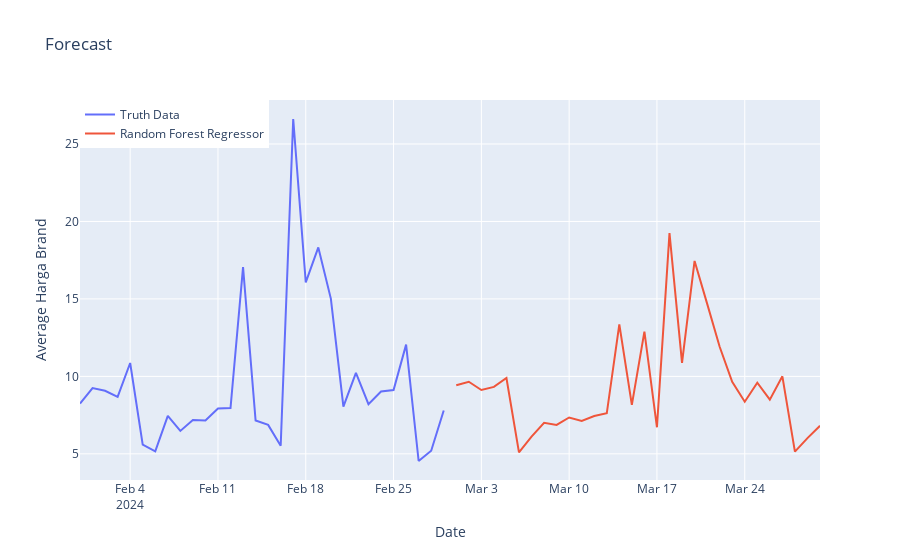

Notebook code for this chart:
### Code cell
filtered_data = bm_branded.iloc[split_index:]

trace1 = go.Scatter(x=filtered_data.index, y=filtered_data['avg_harga_brand'], mode='lines', opacity=1, name='Truth Data')
trace2 = go.Scatter(x=bm_forecasted.index, y=bm_forecasted['forecast'], mode='lines', opacity=1, name='Random Forest Regressor')
layout = go.Layout(title='Forecast', xaxis=dict(title='Date'), yaxis=dict(title='Average Harga Brand'), legend=dict(x=0, y=1))

fig = go.Figure(data=[trace1, trace2], layout=layout)
fig.show()
